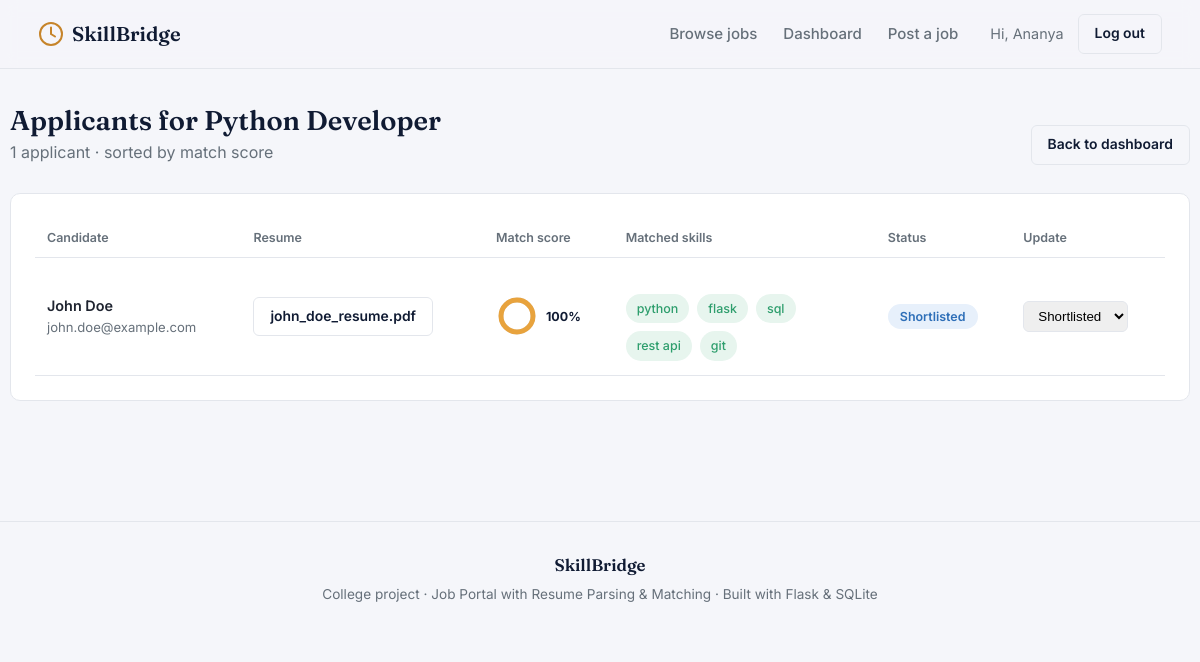
/recruiter/job/1/applicants (signed in), run on the app's committed database.
### tables this page shows
CREATE TABLE users (
    user_id       INTEGER PRIMARY KEY AUTOINCREMENT,
    name          TEXT NOT NULL,
    email         TEXT NOT NULL UNIQUE,
    password_hash TEXT NOT NULL,
    role          TEXT NOT NULL CHECK (role IN ('jobseeker', 'recruiter')),
    company_name  TEXT,                       -- only used for recruiters
    phone         TEXT,
    created_at    TIMESTAMP DEFAULT CURRENT_TIMESTAMP
);

CREATE TABLE jobs (
    job_id           INTEGER PRIMARY KEY AUTOINCREMENT,
    recruiter_id     INTEGER NOT NULL,
    title            TEXT NOT NULL,
    company          TEXT NOT NULL,
    location         TEXT NOT NULL,
    job_type         TEXT NOT NULL CHECK (job_type IN ('Full-time','Part-time','Internship','Remote')),
    salary_range     TEXT,
    description      TEXT NOT NULL,
    skills_required  TEXT NOT NULL,            -- comma-separated
    posted_at        TIMESTAMP DEFAULT CURRENT_TIMESTAMP,
    FOREIGN KEY (recruiter_id) REFERENCES users(user_id) ON DELETE CASCADE
);

CREATE TABLE matching_results (
    match_id         INTEGER PRIMARY KEY AUTOINCREMENT,
    application_id   INTEGER NOT NULL UNIQUE,
    resume_id        INTEGER NOT NULL,
    job_id           INTEGER NOT NULL,
    match_score      REAL NOT NULL,             -- percentage 0-100
    matched_skills   TEXT,                       -- comma-separated overlap
    missing_skills   TEXT,                       -- comma-separated gap
    generated_at     TIMESTAMP DEFAULT CURRENT_TIMESTAMP,
    FOREIGN KEY (application_id) REFERENCES applications(application_id) ON DELETE CASCADE,
    FOREIGN KEY (resume_id)      REFERENCES resumes(resume_id) ON DELETE CASCADE,
    FOREIGN KEY (job_id)         REFERENCES jobs(job_id) ON DELETE CASCADE
);

CREATE TABLE resumes (
    resume_id    INTEGER PRIMARY KEY AUTOINCREMENT,
    user_id      INTEGER NOT NULL,
    filename     TEXT NOT NULL,
    filepath     TEXT NOT NULL,
    parsed_text  TEXT,                         -- raw text extracted via PyPDF2
    skills       TEXT,                         -- comma-separated skills detected
    uploaded_at  TIMESTAMP DEFAULT CURRENT_TIMESTAMP,
    FOREIGN KEY (user_id) REFERENCES users(user_id) ON DELETE CASCADE
);

CREATE TABLE applications (
    application_id INTEGER PRIMARY KEY AUTOINCREMENT,
    job_id         INTEGER NOT NULL,
    user_id        INTEGER NOT NULL,
    resume_id      INTEGER NOT NULL,
    status         TEXT NOT NULL DEFAULT 'Pending' CHECK (status IN ('Pending','Shortlisted','Rejected','Hired')),
    applied_at     TIMESTAMP DEFAULT CURRENT_TIMESTAMP,
    FOREIGN KEY (job_id)    REFERENCES jobs(job_id) ON DELETE CASCADE,
    FOREIGN KEY (user_id)   REFERENCES users(user_id) ON DELETE CASCADE,
    FOREIGN KEY (resume_id) REFERENCES resumes(resume_id) ON DELETE CASCADE,
    UNIQUE (job_id, user_id)                    -- a seeker can apply to a job only once
);

### app.py (the view, shortened to what this page needs)
@app.route(
    "/recruiter/job/<int:job_id>/applicants"
)
@login_required(
    role="recruiter"
)
def view_applicants(job_id):
    user = current_user()
    conn = get_db()
    job = conn.execute(
        """
        SELECT *
        FROM jobs
        WHERE job_id = ?
        AND recruiter_id = ?
        """,
        (
            job_id,
            user["user_id"]
        )
    ).fetchone()
    applicants = conn.execute(
        """
        SELECT
            a.*,
            u.name,
            u.email,
            u.phone,
            r.filename,
            r.filepath,
            m.match_score,
            m.matched_skills,
            m.missing_skills
        FROM applications a
        JOIN users u
            ON a.user_id = u.user_id
        JOIN resumes r
            ON a.resume_id = r.resume_id
        LEFT JOIN matching_results m
            ON m.application_id = a.application_id
        WHERE a.job_id = ?
        ORDER BY m.match_score DESC
        """,
        (
            job_id,
        )
    ).fetchall()
    conn.close()
    return render_template(
        "applicants.html",
        job=job,
        applicants=applicants
    )

### app.py (called while the page is built, shortened)
def get_db():
    conn = sqlite3.connect(DATABASE)
    conn.row_factory = sqlite3.Row
    conn.execute(
        "PRAGMA foreign_keys = ON"
    )
    return conn

def current_user():
    if "user_id" not in session:
        return None
    conn = get_db()
    user = conn.execute(
        """
        SELECT *
        FROM users
        WHERE user_id = ?
        """,
        (
            session["user_id"],
        )
    ).fetchone()
    conn.close()
    return user

def login_required(role=None):
    def decorator(function):
        @wraps(function)
        def wrapped(*args, **kwargs):
            user = current_user()
            return function(
                *args,
                **kwargs
            )
        return wrapped
    return decorator

@app.context_processor
def inject_user():
    return {
        "logged_in_user": current_user()
    }

### templates/applicants.html (shortened to what this page needs)
{% extends "base.html" %}
{% block content %}
<div class="container section-tight">
  <div class="section-head">
    <div>
      <h2>Applicants for {{ job['title'] }}</h2>
      <p>{{ applicants|length }} applicant{{ 's' if applicants|length != 1 else '' }} &middot; sorted by match score</p>
    </div>
    <a href="{{ url_for('recruiter_dashboard') }}" class="btn btn-ghost btn-sm">Back to dashboard</a>
  </div>
  {% if applicants %}
  <div class="panel" style="overflow-x:auto;">
    <table class="applicant-table">
      <thead>
        <tr>
          <th>Candidate</th>
          <th>Resume</th>
          <th>Match score</th>
          <th>Matched skills</th>
          <th>Status</th>
          <th>Update</th>
        </tr>
      </thead>
      <tbody>
        {% for a in applicants %}
        <tr>
          <td>
            <div style="font-weight:600;">{{ a['name'] }}</div>
            <div style="color:var(--muted); font-size:0.82rem;">{{ a['email'] }}</div>
          </td>
          <td><a href="{{ url_for('uploaded_file', filename=a['filepath'].split('/')[-1]) }}" target="_blank" class="btn btn-ghost btn-sm">{{ a['filename'] }}</a></td>
          <td>
            {% if a['match_score'] is not none %}
            <div class="mini-ring-wrap">
              <svg class="mini-ring" viewBox="0 0 42 42" data-ring-score="{{ a['match_score'] }}">
                <circle class="mini-ring-bg" cx="21" cy="21" r="16"></circle>
                <circle class="mini-ring-fg" cx="21" cy="21" r="16"></circle>
              </svg>
              <span class="mini-ring-text">{{ a['match_score']|round|int }}%</span>
            </div>
            {% else %}
            &mdash;
            {% endif %}
          </td>
          <td style="max-width:220px;">
            <div class="match-skill-row">
              {% if a['matched_skills'] %}
                {% for s in a['matched_skills'].split(',') if s.strip() %}
                  <span class="chip">{{ s.strip() }}</span>
                {% endfor %}
              {% endif %}
            </div>
          </td>
          <td><span class="status-badge status-{{ a['status'] }}">{{ a['status'] }}</span></td>
          <td>
            <form method="POST" action="{{ url_for('update_status', application_id=a['application_id']) }}">
              <select name="status" onchange="this.form.submit()" style="padding:6px 10px; border-radius:6px; border:1px solid var(--border);">
                {% for s in ['Pending','Shortlisted','Hired','Rejected'] %}
                  <option value="{{ s }}" {{ 'selected' if s == a['status'] }}>{{ s }}</option>
                {% endfor %}
              </select>
            </form>
          </td>
        </tr>
        {% endfor %}
      </tbody>
    </table>
  </div>
  {% else %}
  <div class="empty-state">
    <p style="margin:0;">No applicants yet for this job.</p>
  </div>
  {% endif %}
</div>
{% endblock %}

### templates/base.html (shortened to what this page needs)
<!DOCTYPE html>
<html lang="en">
<head>
<link rel="stylesheet" href="{{ url_for('static', filename='css/style.css') }}">
</head>
<body>
<header class="site-header">
  <div class="header-inner">
    <a class="brand" href="{{ url_for('home') }}">
      <span class="brand-mark">
        <svg width="26" height="26" viewBox="0 0 26 26" fill="none">
          <circle cx="13" cy="13" r="11" stroke="currentColor" stroke-width="2"/>
          <path d="M13 6.5V13L17 15.5" stroke="currentColor" stroke-width="2" stroke-linecap="round"/>
        </svg>
      </span>
      SkillBridge
    </a>
    <nav class="main-nav">
      <a href="{{ url_for('jobs') }}" class="{{ 'active' if request.endpoint == 'jobs' }}">Browse jobs</a>
      {% if logged_in_user and logged_in_user['role'] == 'jobseeker' %}
        <a href="{{ url_for('jobseeker_dashboard') }}" class="{{ 'active' if request.endpoint == 'jobseeker_dashboard' }}">Dashboard</a>
        <a href="{{ url_for('applications') }}" class="{{ 'active' if request.endpoint == 'applications' }}">My applications</a>
      {% elif logged_in_user and logged_in_user['role'] == 'recruiter' %}
        <a href="{{ url_for('recruiter_dashboard') }}" class="{{ 'active' if request.endpoint == 'recruiter_dashboard' }}">Dashboard</a>
        <a href="{{ url_for('post_job') }}" class="{{ 'active' if request.endpoint == 'post_job' }}">Post a job</a>
      {% endif %}
    </nav>
    <div class="header-actions">
      {% if logged_in_user %}
        <span class="header-user">Hi, {{ logged_in_user['name'].split(' ')[0] }}</span>
        <a href="{{ url_for('logout') }}" class="btn btn-ghost btn-sm">Log out</a>
      {% else %}
        <a href="{{ url_for('login') }}" class="btn btn-ghost btn-sm">Log in</a>
        <a href="{{ url_for('register') }}" class="btn btn-primary btn-sm">Sign up</a>
      {% endif %}
    </div>
  </div>
</header>
<main class="page-enter">
  {% block content %}{% endblock %}
</main>
<footer class="site-footer">
  <div class="footer-inner">
    <div class="brand footer-brand">SkillBridge</div>
    <p>College project &middot; Job Portal with Resume Parsing &amp; Matching &middot; Built with Flask &amp; SQLite</p>
  </div>
</footer>
</body>
</html>

### static/css/style.css (style rules this page uses)
:root { --navy: #1B2A4A; --navy-dark: #101B33; --navy-soft: #2C3E63; --amber: #E8A33D; --amber-dark: #C6842A; --bg: #F5F6FA; --surface: #FFFFFF; --ink: #1F2430; --muted: #66707A; --border: #E3E6EC; --success: #2E9E6D; --success-bg: #E7F5EE; --danger: #D65A5A; --danger-bg: #FBECEC; --warning: #C6842A; --warning-bg: #FBF1E1; --radius: 10px; --radius-sm: 6px; --shadow-soft: 0 1px 2px rgba(16, 27, 51, 0.06); --shadow-card: 0 6px 20px rgba(16, 27, 51, 0.08); --font-display: 'Fraunces', Georgia, serif; --font-body: 'Inter', -apple-system, BlinkMacSystemFont, sans-serif; }
* { box-sizing: border-box; }
html { scroll-behavior: smooth; }
body { margin: 0; font-family: var(--font-body); background: var(--bg); color: var(--ink); line-height: 1.55; -webkit-font-smoothing: antialiased; }
h1, h2, h3, h4 { font-family: var(--font-display); color: var(--navy-dark); margin: 0 0 0.5em 0; line-height: 1.15; font-weight: 600; }
p { margin: 0 0 1em 0; }
a { color: inherit; text-decoration: none; }
.page-enter { animation: enterUp 0.55s cubic-bezier(.22,.9,.35,1) both; animation-delay: 0.05s; }
.site-header { position: sticky; top: 0; z-index: 100; background: rgba(245, 246, 250, 0.9); backdrop-filter: blur(8px); border-bottom: 1px solid var(--border); }
.header-inner { max-width: 1180px; margin: 0 auto; padding: 14px 28px; display: flex; align-items: center; gap: 32px; }
.brand { font-family: var(--font-display); font-weight: 600; font-size: 1.25rem; color: var(--navy-dark); display: flex; align-items: center; gap: 8px; margin-right: auto; }
.brand-mark { color: var(--amber-dark); display: inline-flex; }
.main-nav { display: flex; gap: 26px; }
.main-nav a { font-size: 0.94rem; font-weight: 500; color: var(--muted); position: relative; padding: 4px 0; transition: color 0.2s ease; }
.header-actions { display: flex; align-items: center; gap: 14px; }
.header-user { font-size: 0.9rem; color: var(--muted); }
.btn { display: inline-flex; align-items: center; justify-content: center; gap: 8px; padding: 12px 22px; border-radius: var(--radius-sm); font-weight: 600; font-size: 0.95rem; border: 1px solid transparent; cursor: pointer; transition: transform 0.15s ease, box-shadow 0.15s ease, background 0.15s ease, border-color 0.15s ease; font-family: var(--font-body); }
.btn-ghost { background: transparent; color: var(--navy-dark); border-color: var(--border); }
.btn-sm { padding: 8px 16px; font-size: 0.87rem; }
.container { max-width: 1180px; margin: 0 auto; padding: 0 28px; }
.section-tight { padding: 36px 0; }
.match-skill-row { margin-top: 22px; display: flex; flex-wrap: wrap; gap: 8px; }
.chip { font-size: 0.78rem; padding: 5px 11px; border-radius: 20px; background: var(--success-bg); color: var(--success); font-weight: 500; }
.section-head { display: flex; justify-content: space-between; align-items: flex-end; margin-bottom: 28px; }
.section-head h2 { font-size: 1.7rem; margin-bottom: 4px; }
.section-head p { color: var(--muted); margin: 0; }
.panel { background: var(--surface); border: 1px solid var(--border); border-radius: var(--radius); padding: 24px; margin-bottom: 24px; }
.status-badge { font-size: 0.78rem; font-weight: 600; padding: 5px 12px; border-radius: 20px; }
.status-Shortlisted { background: #E7F0FB; color: #2E6FB8; }
.mini-ring-wrap { display: flex; align-items: center; gap: 8px; }
.mini-ring { width: 42px; height: 42px; transform: rotate(-90deg); }
.mini-ring-text { font-size: 0.78rem; font-weight: 700; color: var(--navy-dark); }
table.applicant-table { width: 100%; border-collapse: collapse; }
table.applicant-table th { text-align: left; font-size: 0.78rem; text-transform: none; color: var(--muted); padding: 10px 12px; border-bottom: 1px solid var(--border); font-weight: 600; }
table.applicant-table td { padding: 14px 12px; border-bottom: 1px solid var(--border); font-size: 0.9rem; vertical-align: middle; }
table.applicant-table tr { transition: background 0.15s ease; }
.site-footer { border-top: 1px solid var(--border); padding: 30px 0; margin-top: 60px; }
.footer-inner { max-width: 1180px; margin: 0 auto; padding: 0 28px; text-align: center; }
.footer-brand { font-size: 1.05rem; justify-content: center; margin-bottom: 6px; display: flex; }
.site-footer p { color: var(--muted); font-size: 0.85rem; margin: 0; }

### data on the page
users: name "Ananya"
jobs: title "Python Developer"
matching_results: name "John Doe", email "john.doe@example.com", filename "john_doe_resume.pdf", match_score "100", strip "python" "flask" "sql" "rest api" "git", status "Shortlisted"

### other printed values
{{ applicants|length }} "1"
form field status "Shortlisted"
